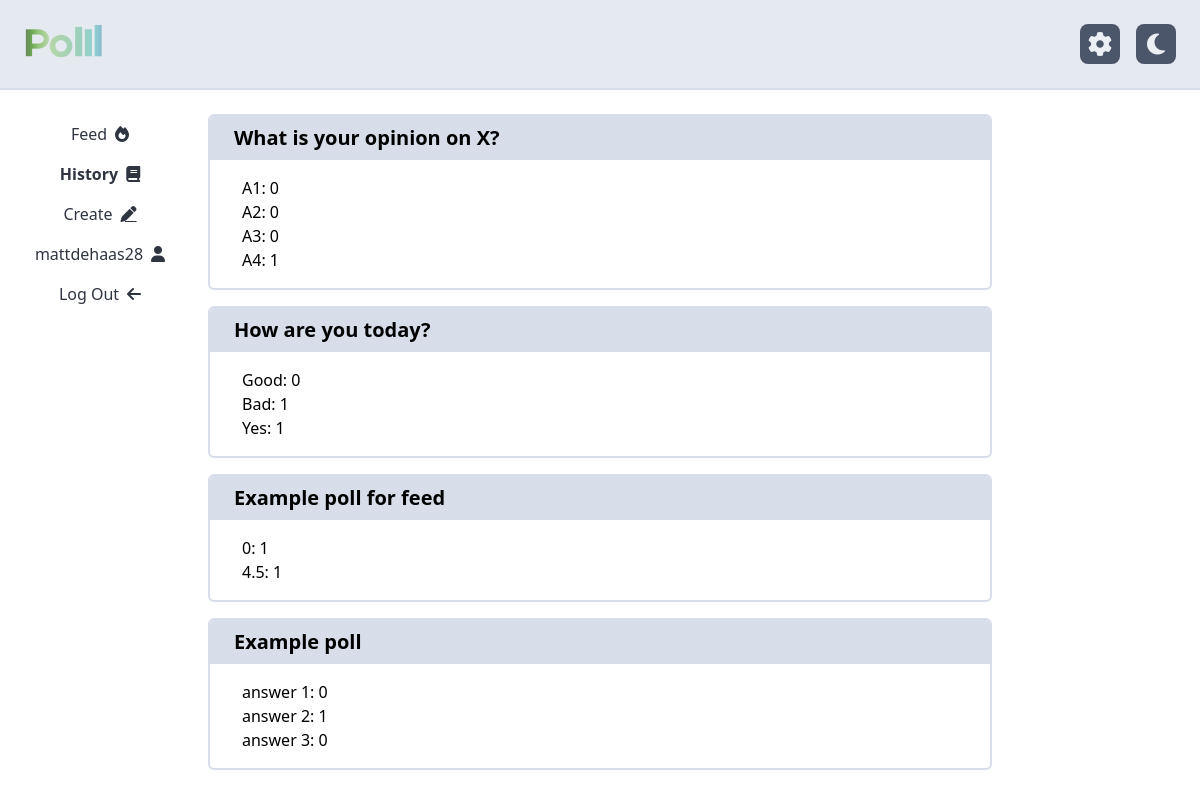
/home/history (signed in), run on the app's committed database.
### tables this page shows
CREATE TABLE poll (
	id INTEGER PRIMARY KEY, 
	creator_id INTEGER NOT NULL, 
	question TEXT NOT NULL, 
	poll_type TEXT NOT NULL, 
	date_created DATETIME NOT NULL, 
  FOREIGN KEY (creator_id) REFERENCES user (id)
);

CREATE TABLE poll_answer (
	id INTEGER PRIMARY KEY, 
	poll_id INTEGER NOT NULL, 
	answer TEXT NOT NULL, 
  FOREIGN KEY (poll_id) REFERENCES poll (id)
);

### polll/home.py (the view)
@home.route("/home/history")
@requires_auth
def history():
    db = get_db()
    cur = db.cursor()
    query = """
    SELECT DISTINCT poll_id
    FROM response
    WHERE response.user_id = ?
    """
    res = cur.execute(query, (session["user"]["id"],))
    ids = [response["poll_id"] for response in res.fetchall()]
    query = """
    SELECT *
    FROM poll
    WHERE poll.id = ?
    """
    polls = []
    for id in ids:
        res = cur.execute(query, (id,))
        poll = dict(res.fetchone())
        handler = getattr(result_handlers, poll["poll_type"].lower())
        poll["results"] = handler(poll["id"])
        poll["result_template"] = result_template(poll)
        polls.append(poll)
    session["admin"] = False
    session["tab"] = "history"
    return render_template("home/history.html", session=session, polls=polls)

### polll/auth.py (called while the page is built)
def requires_auth(f):
    @wraps(f)
    def decorated(*args, **kwargs):
        if "user" not in session:
            return redirect(url_for('auth.login'))
        return f(*args, **kwargs)
    return decorated

### polll/db.py (called while the page is built)
def get_db():
    if "db" not in g:
        g.db = sqlite3.connect(
            current_app.config["DATABASE"],
            detect_types=sqlite3.PARSE_DECLTYPES
        )
        g.db.row_factory = sqlite3.Row
    return g.db

### polll/models.py (called while the page is built)
def result_template(poll):
    template = poll["poll_type"].lower().replace("_", "-")
    return f"results/{template}.html"

### polll/results.py (called while the page is built)
def choose_one(poll_id):
    print("In result_handlers.choose_one")
    db = get_db()
    cur = db.cursor()
    query = """
    SELECT
        poll_answer.id AS answer_id,
        poll_answer.answer AS answer,
        COUNT(discrete_response.id) AS count
    FROM poll
        INNER JOIN poll_answer ON poll_answer.poll_id = poll.id
        LEFT JOIN discrete_response ON discrete_response.answer_id = poll_answer.id
    WHERE poll.id = ?
    GROUP BY poll_answer.id
    """
    res = cur.execute(query, (poll_id,)).fetchall()
    results = [dict(result) for result in res]
    return results

def choose_many(poll_id):
    print("In result_handlers.choose_many")
    db = get_db()
    cur = db.cursor()
    query = """
    SELECT
        poll_answer.id AS answer_id,
        poll_answer.answer AS answer,
        COUNT(discrete_response.id) AS count
    FROM poll
        INNER JOIN poll_answer ON poll_answer.poll_id = poll.id
        LEFT JOIN discrete_response ON discrete_response.answer_id = poll_answer.id
    WHERE poll.id = ?
    GROUP BY poll_answer.id
    """
    res = cur.execute(query, (poll_id,)).fetchall()
    results = [dict(result) for result in res]
    return results

def numeric_star(poll_id):
    print("In result_handlers.numeric_star")
    db = get_db()
    cur = db.cursor()
    query = """
    SELECT
        numeric_response.value AS value,
        COUNT(numeric_response.id) AS count
    FROM poll
        INNER JOIN response ON response.poll_id = poll.id
        INNER JOIN numeric_response ON numeric_response.response_id = response.id
    WHERE poll.id = ?
    GROUP BY numeric_response.value
    """
    res = cur.execute(query, (poll_id,)).fetchall()
    results = [dict(result) for result in res]
    return results

### polll/templates/home/history.html
{% extends "home/home.html" %}
{% block home_content %}
  {% for poll in polls %}
    {% include poll["result_template"] %}
  {% endfor %}
{% endblock %}

### polll/templates/home/home.html (shortened to what this page needs)
{% extends "base.html" %}
{% block body %}
  <div class="w-screen h-screen flex flex-col dark:text-nord-4 dark:bg-gradient-to-t dark:from-grad-start dark:to-grad-end">
    {% include "navbar.html" %}
    <div class="flex overflow-hidden flex-row grow md:pt-4">
      <div class="hidden p-2 md:flex md:justify-center md:w-2/12">
          <div class="flex flex-col overflow-hidden h-full">
            {{macs.buttons()}}
          </div>
      </div>
      <div class="w-full overflow-auto md:w-8/12 p-2 no-scrollbar">
        {% block home_content %}{% endblock %}
      </div>
      <div class="hidden md:flex md:justify-center md:w-2/12 p-2"></div>
    </div>
  </div>
{% endblock %}

### polll/templates/base.html (shortened to what this page needs)
<!doctype html>
<head>
  <link href="../static/output.css" rel="stylesheet" />
  <link href="../static/styles/star-selector.css" rel="stylesheet" />
  {% import 'macros.jinja' as macs %}
</head>
<html class="overflow-hidden overscroll-none">
  <body hx-boost="true" onload="add_notification_listener()">
    {% block body %}
    {% endblock %}
    <div id="notifications" class="fixed p-4 right-0 bottom-0">
    </div>
  </body>
</html>

### polll/templates/macros.jinja
{% macro buttons(feed="visible", history="visible", create="visible", myPolls="visible", logout="visible") %}
<a class="{{feed}} text-nord-0 dark:text-nord-6 h-10 flex justify-center items-center" href="{{ url_for('home.feed') }}">
  <span class="{% if session.tab == 'feed' %} font-black {% endif %}">
      Feed
    </span>
    <i class="ml-2 fa-solid fa-fire"></i>
  </a>
  <a class="{{history}} text-nord-0 dark:text-nord-6 h-10 flex justify-center items-center" href="{{ url_for('home.history') }}">
    <span class="{% if session.tab == 'history' %} font-black {% endif %}">
      History
    </span>
    <i class="ml-2 fa-solid fa-book"></i>
  </a>
  <a class="{{create}} text-nord-0 dark:text-nord-6 h-10 flex justify-center items-center" href="{{ url_for('home.create') }}">
    <span class="{% if session.tab == 'create' %} font-black {% endif %}">
      Create
    </span>
    <i class="ml-2 fa-solid fa-pen underline"></i>
  </a>
  <a class="{{myPolls}} text-nord-0 dark:text-nord-6 h-10 flex justify-center items-center" href="{{ url_for('home.mypolls') }}">
    <span class="{% if session.tab == 'mypolls' %} font-black {% endif %}">
      {{session.user.username}}
    </span>
    <i class="ml-2 fa-solid fa-user"></i>
  </a>
  <a class="{{logout}} text-nord-0 dark:text-nord-6 h-10 flex justify-center items-center"
      href="{{ url_for('auth.logout') }}"
      hx-boost="false">
    <span>
      Log Out
    </span>
    <i class="ml-2 fa-solid fa-arrow-left"></i>
  </a>
{% endmacro%}

### polll/templates/navbar.html (shortened to what this page needs)
<div class="w-100% flex space-x-4 items-center border-b-2 bg-nord-5 border-nord-4 dark:border-nord-3 dark:bg-neutral-900 p-4 lg:p-6">
  <a href="/">
    <img id="logo-icon-home" class="h-10" src="../static/assets/logo-name-dark.svg"/>
  </a>
  <button class="!ml-auto bg-nord-3 text-nord-6 dark:bg-nord-4 dark:text-nord-0 rounded-lg w-10 h-10 flex justify-center items-center" onclick="open_settings()">
    <i id="settings-icon" class="fas fa-gear text-2xl cursor-pointer"></i>
  </button>
  <button class="bg-nord-3 text-nord-6 dark:bg-nord-4 dark:text-nord-0 rounded-lg w-10 h-10 flex justify-center items-center" onclick="toggle_colour_scheme()">
    <i id="theme-icon" class="fas fa-moon text-2xl cursor-pointer"></i>
  </button>
</div>

### polll/templates/results/choose-one.html
{% extends "results/result-base.html" %}
{% block result_content %}
  {% for result in poll.results %}
    <p>{{ result.answer }}: {{ result.count }}</p>
  {% endfor %}
{% endblock %}

### polll/templates/results/result-base.html (shortened to what this page needs)
<div id="poll-card-{{ poll.id }}" class="poll-card border-2 border-nord-4 dark:border-nord-3 rounded-md mb-4 overflow-hidden">
  <div class="flex flex-row items-center p-2 bg-nord-4 dark:bg-nord-2">
    <p class="ml-4 text-xl font-bold">{{ poll.question }}</p>
  </div>
  <div class="px-8 py-4">
    {% block result_content %}{% endblock %}
  </div>
</div>

### polll/templates/results/choose-many.html
{% extends "results/result-base.html" %}
{% block result_content %}
  {% for result in poll.results %}
    <p>{{ result.answer }}: {{ result.count }}</p>
  {% endfor %}
{% endblock %}

### polll/templates/results/numeric-star.html
{% extends "results/result-base.html" %}
{% block result_content %}
  {% for result in poll.results %}
    <p>{{ result.value }}: {{ result.count }}</p>
  {% endfor %}
{% endblock %}

### polll/static/styles/star-selector.css (style rules this page uses)
:root { --star-active: #b48ead; --star-inactive: #d8dee9; }

### data on the page
poll: question "What is your opinion on X?"
poll_answer: answer "A1", count "0"
poll_answer: answer "A2", count "0"
poll_answer: answer "A3", count "0"
poll_answer: answer "A4", count "1"
poll: question "How are you today?"
poll_answer: answer "Good", count "0"
poll_answer: answer "Bad", count "1"
poll_answer: answer "Yes", count "1"
poll: question "Example poll for feed", value "0" "4.5", count "1" "1"
poll: question "Example poll"
poll_answer: answer "answer 1", count "0"
poll_answer: answer "answer 2", count "1"
poll_answer: answer "answer 3", count "0"

### other printed values
{{ session.user.username }} "mattdehaas28"
